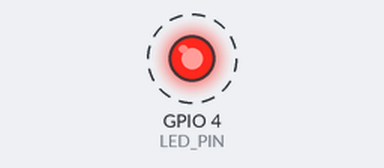
Simulated run of this sketch. Board: ESP32. Shown: output pins drawn as LEDs (lit = HIGH). Dashed ring = blinking.

Above: at 0.5 s.
Timing chart, 0 to 4.6 s (numbered marks = the images above):
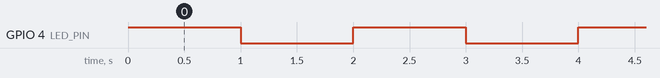

The sketch:

3_3.ino
```cpp
const int LED_PIN = 4;

void setup() {
  pinMode(LED_PIN, OUTPUT);
}

void loop() {
  analogWrite(LED_PIN, 255);
  delay(1000);
  analogWrite(LED_PIN, 0);
  delay(1000);
}
```

Measured:
- by itself, GPIO 4 (LED_PIN): alternates HIGH for 1.0 s and LOW for 1.0 s
